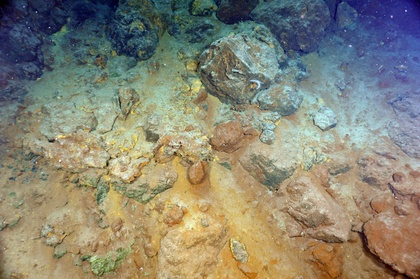
%> input picture ROV/SeaFloor.jpg, 420 x 279 px, shrunk from 1200 x 798 before the run
$ octave SeaFloorTest.m   (GNU Octave 9; MATLAB toolbox functions it lacks are replaced by stand-ins)
%> lines starting %> are read from the running program, lines starting %| are printed output that depends on the picture
### Lab_03/medianFilter.m
function [ image ] = medianFilter( original, mask_size )
%MedianFilter Median Filter Implementation
%   Filters Image with Odd, Square Filter Mask.

    offset = (mask_size + 1) / 2;

    image = original;
    [row, col] = size(original);
    row = row - offset + 1;
    col = col - offset + 1;

    for c = offset:col
        for r = offset:row
            temp = original(r-offset+1:r+offset-1, c-offset+1:c+offset-1);
            value = median(temp(:));

            image(r, c) = value;
        end
    end
end

### ROV/SeaFloorTest.m
clear;
close all;

floor = imread('SeaFloor.jpg');
%> floor is the input picture: size 279x420x3 uint8; mean R, G, B 135.8, 133.1, 116.2
floor_1 = imread('SeaFloor_2.jpg');
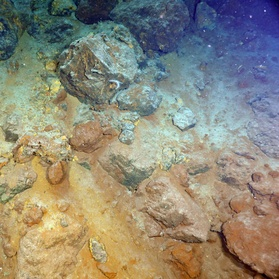
%> input picture ROV/SeaFloor_2.jpg, 279 x 279 px, shrunk from 798 x 798 before the run
%> floor_1 is the input picture: size 279x279x3 uint8; mean R, G, B 141.2, 136.8, 120.7
floor_2 = imread('SeaFloor_1.jpg');
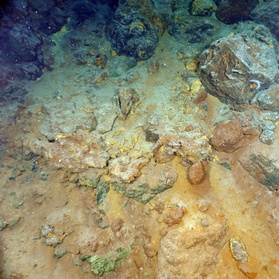
%> input picture ROV/SeaFloor_1.jpg, 279 x 279 px, shrunk from 798 x 798 before the run
%> floor_2 is the input picture: size 279x279x3 uint8; mean R, G, B 137.4, 134.9, 108.6

floor_gray = rgb2gray(floor);
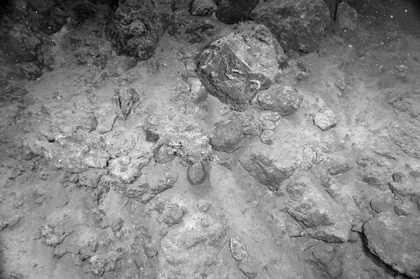
%> floor_gray: size 279x420 uint8; min 0, max 251, mean 132
floor_gray_1 = rgb2gray(floor_1);
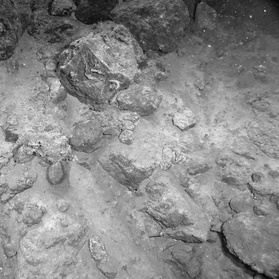
%> floor_gray_1: size 279x279 uint8; min 4, max 248, mean 136.3
floor_gray_2 = rgb2gray(floor_2);
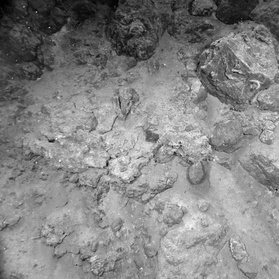
%> floor_gray_2: size 279x279 uint8; min 0, max 248, mean 132.6

floor_median = medianFilter(floor_gray, 9);
floor_median_1 = medianFilter(floor_gray_1, 9);
%> call 2 of medianFilter, with mask_size = 9
%> after the loop in medianFilter (call 2), `for c = offset:col`:
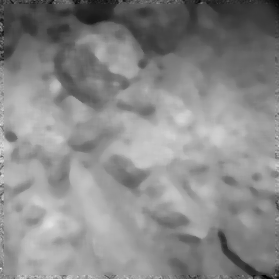
%> image: size 279x279 uint8; min 4, max 239, mean 136.8
floor_median_2 = medianFilter(floor_gray_2, 9);
%> call 3 of medianFilter, with mask_size = 9
%> after the loop in medianFilter (call 3), `for c = offset:col`:
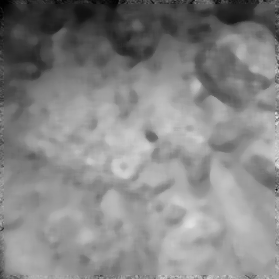
%> image: size 279x279 uint8; min 0, max 228, mean 133.4

%> (the run ends here)
